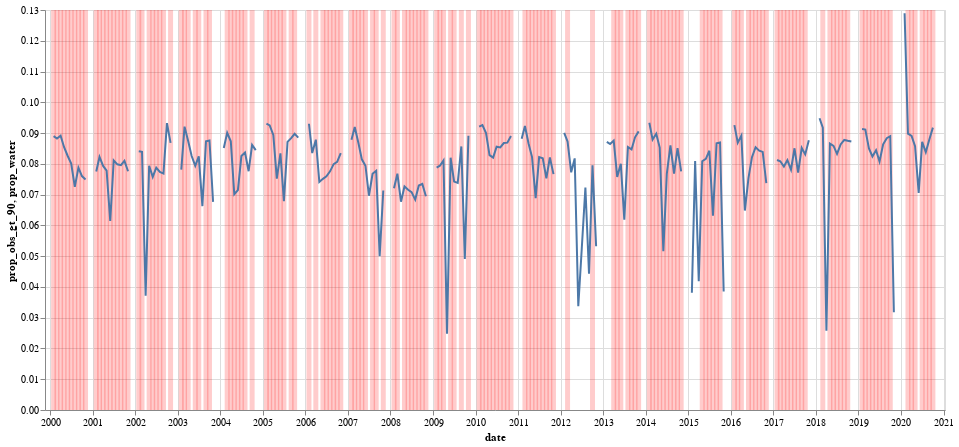

The notebook cell saved with this chart:
### Code cell
# Difficulty: high volatility regions tend to correspond to time periods with
# worse coverage (in terms of pixels for where there is no data)
line = alt.Chart(
    water_dfl[water_dfl['date'] >= '2000-01-01']
).mark_line(size=2).encode(
    x='date:T',
    y='prop_water:Q',
).properties(width=900, height=400)

bg = alt.Chart(
    water_dfl[water_dfl['date'] >= '2000-01-01']
).mark_bar(
    opacity = 0.2,
    color = 'red'
).encode(
    x='date:T',
    y='prop_obs_gt_dq:Q',
)

bg + line

### Figure 1 — Vega-Lite specification as saved in the notebook (floating-point values rounded to 4 significant figures; data arrays with more than 128 entries replaced by an {"elided": "..."} marker saying what was removed)
{"config": {"view": {"continuousWidth": 400, "continuousHeight": 300}}, "layer": [{"data": {"name": "data-2dee8d361874ee2d1b0594d39f5fa31a"}, "mark": {"type": "bar", "color": "red", "opacity": 0.2}, "encoding": {"x": {"field": "date", "type": "temporal"}, "y": {"field": "prop_obs_gt_90", "type": "quantitative"}}}, {"data": {"name": "data-2dee8d361874ee2d1b0594d39f5fa31a"}, "mark": {"type": "line", "size": 2}, "encoding": {"x": {"field": "date", "type": "temporal"}, "y": {"field": "prop_water", "type": "quantitative"}}, "height": 400, "width": 900}], "$schema": "https://vega.github.io/schema/vega-lite/v4.17.0.json", "datasets": {"data-2dee8d361874ee2d1b0594d39f5fa31a": {"elided": "252 records"}}}
